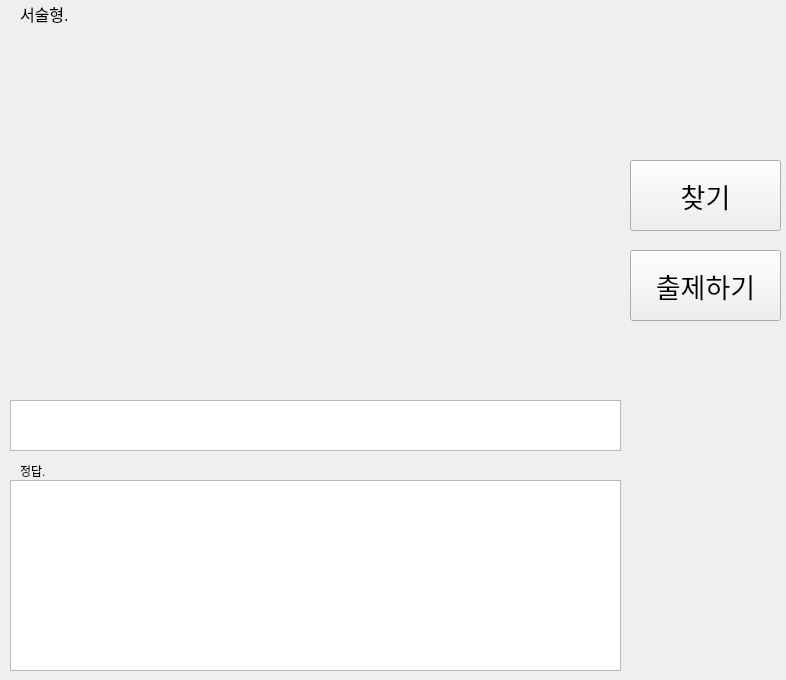
<?xml version="1.0" encoding="UTF-8"?>
<ui version="4.0">
 <class>Create_question_window</class>
 <widget class="QMainWindow" name="Create_question_window">
  <property name="geometry">
   <rect>
    <x>0</x>
    <y>0</y>
    <width>786</width>
    <height>680</height>
   </rect>
  </property>
  <property name="windowTitle">
   <string>MainWindow</string>
  </property>
  <widget class="QWidget" name="centralwidget">
   <widget class="QLabel" name="picture_view">
    <property name="geometry">
     <rect>
      <x>10</x>
      <y>30</y>
      <width>611</width>
      <height>361</height>
     </rect>
    </property>
    <property name="toolTip">
     <string>&lt;html&gt;&lt;head/&gt;&lt;body&gt;&lt;p&gt;문제에 대한 이미지를 넣어 주세요.&lt;/p&gt;&lt;/body&gt;&lt;/html&gt;</string>
    </property>
    <property name="text">
     <string/>
    </property>
    <property name="pixmap">
     <pixmap>../img/Basic_Photo.png</pixmap>
    </property>
    <property name="scaledContents">
     <bool>true</bool>
    </property>
   </widget>
   <widget class="QPushButton" name="find_picture">
    <property name="geometry">
     <rect>
      <x>630</x>
      <y>160</y>
      <width>151</width>
      <height>71</height>
     </rect>
    </property>
    <property name="font">
     <font>
      <pointsize>20</pointsize>
     </font>
    </property>
    <property name="toolTip">
     <string>&lt;html&gt;&lt;head/&gt;&lt;body&gt;&lt;p&gt;문제에 넣을 사진을 선택 합니다.&lt;/p&gt;&lt;/body&gt;&lt;/html&gt;</string>
    </property>
    <property name="text">
     <string>찾기</string>
    </property>
   </widget>
   <widget class="QPushButton" name="submit_btn">
    <property name="geometry">
     <rect>
      <x>630</x>
      <y>250</y>
      <width>151</width>
      <height>71</height>
     </rect>
    </property>
    <property name="font">
     <font>
      <pointsize>20</pointsize>
     </font>
    </property>
    <property name="toolTip">
     <string>&lt;html&gt;&lt;head/&gt;&lt;body&gt;&lt;p&gt;문제를 제출 합니다.&lt;/p&gt;&lt;/body&gt;&lt;/html&gt;</string>
    </property>
    <property name="text">
     <string>출제하기</string>
    </property>
   </widget>
   <widget class="QTextEdit" name="correc_answer_Edit">
    <property name="geometry">
     <rect>
      <x>10</x>
      <y>480</y>
      <width>611</width>
      <height>191</height>
     </rect>
    </property>
   </widget>
   <widget class="QLabel" name="label">
    <property name="geometry">
     <rect>
      <x>20</x>
      <y>460</y>
      <width>131</width>
      <height>21</height>
     </rect>
    </property>
    <property name="text">
     <string>정답.</string>
    </property>
   </widget>
   <widget class="QLabel" name="label_2">
    <property name="geometry">
     <rect>
      <x>20</x>
      <y>3</y>
      <width>81</width>
      <height>21</height>
     </rect>
    </property>
    <property name="font">
     <font>
      <pointsize>12</pointsize>
     </font>
    </property>
    <property name="text">
     <string>서술형.</string>
    </property>
   </widget>
   <widget class="QTextEdit" name="Edit_Description">
    <property name="geometry">
     <rect>
      <x>10</x>
      <y>400</y>
      <width>611</width>
      <height>51</height>
     </rect>
    </property>
   </widget>
  </widget>
 </widget>
 <resources/>
 <connections/>
</ui>
